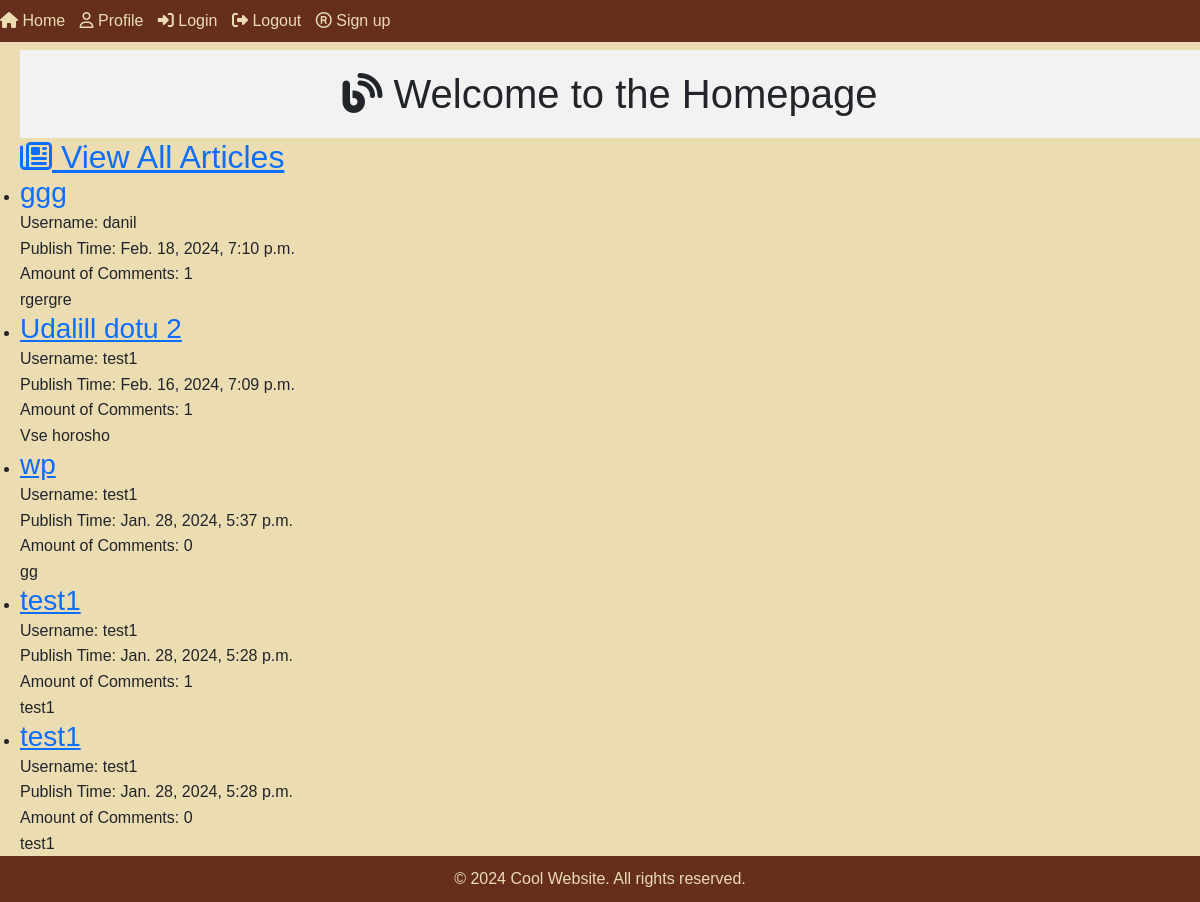
The app's page /, older data.
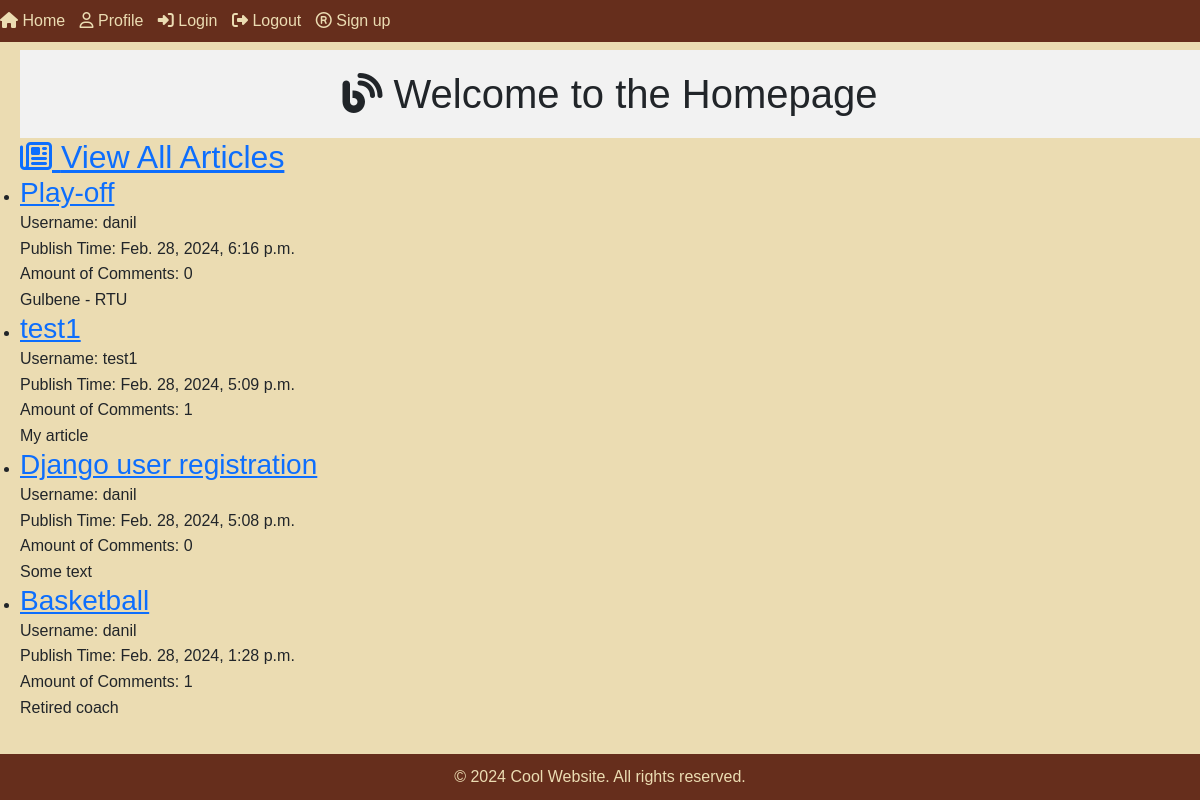
The same page, newer data.
### articles/models.py (models this page shows, shortened)
class Article(models.Model):
    article_title = models.CharField('Name of the text', max_length=255)
    article_text = models.TextField('Text')
    pub_date = models.DateTimeField('Date of the publication', auto_now_add=True)
    author = models.ForeignKey(User, on_delete=models.CASCADE, default=1)
    category = models.ForeignKey(Category, on_delete=models.CASCADE, blank=True, null=True)

### articles/views.py (the view)
# urls.py: path('', views.homepage, name='homepage'),
def homepage(request):
    latest_articles_list = Article.objects.select_related('author').order_by('-pub_date')[:5]
    return render(request, 'homepage.html', {'latest_articles_list': latest_articles_list})

### templates/homepage.html (shortened to what this page needs)
{% extends 'base.html' %}
{% load static %}
{% block content %}
    <div class="wrapper">
        <header>
            <h1><i class="fa-solid fa-blog"></i> Welcome to the Homepage</h1>
        </header>
        <main>
            <section class="content">
                <h2><a href="{% url 'articles:index' %}"><i class="fa-regular fa-newspaper"></i> View All Articles</a></h2>
                {% if latest_articles_list %}
                    <ul>
                        {% for article in latest_articles_list %}
                            <li>
                                <h3><a href="{% url 'articles:detail' article.id %}">{{ article.article_title }}</a></h3>
                                <p>Username: {{ article.author.username }}</p>
                                <p>Publish Time: {{ article.pub_date }}</p>
                                <p>Amount of Comments: {{ article.comment_set.count }}</p>
                                <p>{{ article.article_text }}</p>
                            </li>
                        {% endfor %}
                    </ul>
                {% else %}
                    <p>No articles available.</p>
                {% endif %}
            </section>
        </main>
    </div>
{% endblock %}

### templates/base.html (shortened to what this page needs)
<!DOCTYPE html>
<html lang="en">
<head>
    {% load static %}
    <link rel="stylesheet" href="https://cdn.jsdelivr.net/npm/bootstrap@5.3.2/dist/css/bootstrap.min.css">
    <link rel="stylesheet" href="{% static 'css/styles.css' %}">
</head>
<body>
    <nav class="navbar">
        <ul>
            <li><a href="{% url 'homepage' %}"><i class="fa-solid fa-house"></i> Home</a></li>
            <li><a href="{% url 'profile' %}"><i class="fa-regular fa-user"></i> Profile</a></li>
            <li><a href="{% url 'login' %}"><i class="fa-solid fa-right-to-bracket"></i> Login</a></li>
            <li><a href="{% url 'logout' %}"><i class="fa-solid fa-right-from-bracket"></i> Logout</a></li>
            <li><a href="{% url 'register' %}"><i class="fa-regular fa-registered"></i> Sign up</a></li>
        </ul>
    </nav>
    <div class="content-container">
        {% block content %}{% endblock %}
    </div>
    <footer>
        <p>&copy; 2024 Cool Website. All rights reserved.</p>
    </footer>
</body>
</html>

### static/css/styles.css (style rules this page uses)
body, h1, h2, h3, p, ul, li { margin: 0; padding: 0; }
body { font-family: 'Arial', sans-serif; line-height: 1.6; margin: 0; padding: 0; display: flex; flex-direction: column; min-height: 100vh; background-color: #ebdcb2; }
.navbar { position: fixed; top: 0; right: 0; background-color: #662e1c; width: 100%; }
.navbar ul { list-style-type: none; margin: 0; padding: 0; text-align: right; }
.navbar li { display: inline; margin-right: 10px; }
.navbar a { text-decoration: none; color: #ebdcb2; }
.content-container { margin-top: 50px; }
footer { text-align: center; padding: 10px; background-color: #662e1c; color: #ebdcb2; margin-top: auto; }
.content { padding-left: 20px; }
header { text-align: center; padding: 20px; background-color: #f2f2f2; margin-left: 20px; }

Row changes from the older to the newer data that the page shows:
removed Article: article_title "ggg", author.username "danil", pub_date "Feb. 18, 2024, 7:10 p.m.", comment_set.count "1", article_text "rgergre"
removed Article: article_title "Udalill dotu 2", author.username "test1", pub_date "Feb. 16, 2024, 7:09 p.m.", comment_set.count "1", article_text "Vse horosho"
removed Article: article_title "wp", author.username "test1", pub_date "Jan. 28, 2024, 5:37 p.m.", comment_set.count "0", article_text "gg"
removed Article: article_title "test1", author.username "test1", pub_date "Jan. 28, 2024, 5:28 p.m.", comment_set.count "1", article_text "test1"
removed Article: article_title "test1", author.username "test1", pub_date "Jan. 28, 2024, 5:28 p.m.", comment_set.count "0", article_text "test1"
added Article: article_title "Play-off", author.username "danil", pub_date "Feb. 28, 2024, 6:16 p.m.", comment_set.count "0", article_text "Gulbene - RTU"
added Article: article_title "test1", author.username "test1", pub_date "Feb. 28, 2024, 5:09 p.m.", comment_set.count "1", article_text "My article"
added Article: article_title "Django user registration", author.username "danil", pub_date "Feb. 28, 2024, 5:08 p.m.", comment_set.count "0", article_text "Some text"
added Article: article_title "Basketball", author.username "danil", pub_date "Feb. 28, 2024, 1:28 p.m.", comment_set.count "1", article_text "Retired coach"
